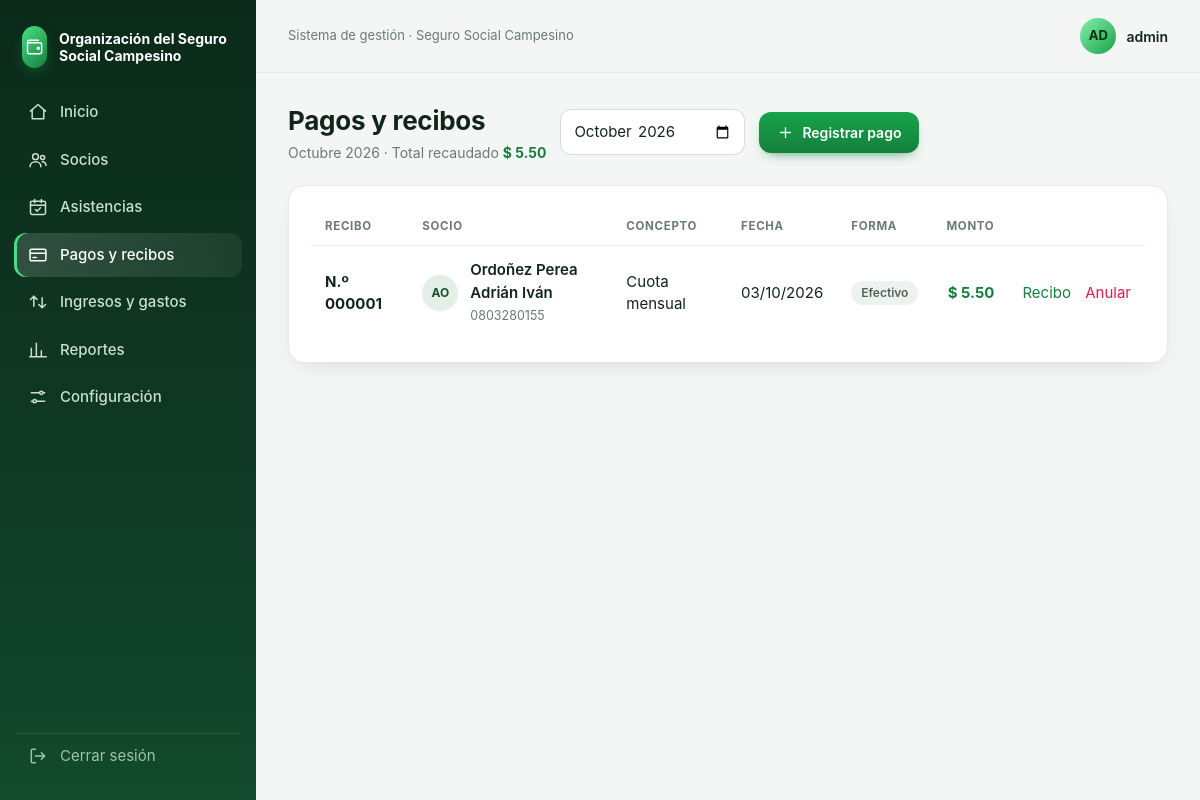
The page /pagos (signed in) on the database its author committed.
### tables this page shows
CREATE TABLE config (
  clave TEXT PRIMARY KEY,
  valor TEXT NOT NULL
);

CREATE TABLE pagos (
  id INTEGER PRIMARY KEY AUTOINCREMENT,
  socio_id INTEGER NOT NULL REFERENCES socios(id),
  mes TEXT NOT NULL,
  concepto TEXT NOT NULL,
  monto REAL NOT NULL,
  fecha TEXT NOT NULL,
  forma_pago TEXT NOT NULL DEFAULT 'efectivo',
  observacion TEXT,
  anulado INTEGER NOT NULL DEFAULT 0,
  registrado_por TEXT
);

CREATE TABLE socios (
  id INTEGER PRIMARY KEY AUTOINCREMENT,
  cedula TEXT UNIQUE NOT NULL,
  nombres TEXT NOT NULL,
  apellidos TEXT NOT NULL,
  telefono TEXT,
  comunidad TEXT,
  fecha_ingreso TEXT,
  estado TEXT NOT NULL DEFAULT 'activo'
);

### app.py (the view)
@app.route("/pagos")
@login_required
def pagos():
    mes = request.args.get("mes", mes_actual())
    lista = get_db().execute(
        """SELECT p.*, s.nombres, s.apellidos, s.cedula FROM pagos p
           JOIN socios s ON s.id = p.socio_id
           WHERE p.mes = ? ORDER BY p.id DESC""", (mes,)).fetchall()
    total = sum(p["monto"] for p in lista if not p["anulado"])
    return render_template("pagos.html", lista=lista, mes=mes, total=total)

### app.py (called while the page is built)
@app.template_filter("money")
def f_money(v):
    v = float(v or 0)
    return f"-$ {abs(v):,.2f}" if v < 0 else f"$ {v:,.2f}"

@app.template_filter("fdate")
def f_fdate(s):
    try:
        y, m, d = s.split("-")
        return f"{d}/{m}/{y}"
    except Exception:
        return s or ""

@app.template_filter("mes_largo")
def f_mes_largo(ym):
    try:
        return f"{MESES[int(ym[5:7]) - 1]} {ym[:4]}"
    except Exception:
        return ym

def get_db():
    if "db" not in g:
        g.db = sqlite3.connect(DB_PATH)
        g.db.row_factory = sqlite3.Row
        g.db.execute("PRAGMA foreign_keys = ON")
    return g.db

def cfg(clave):
    r = get_db().execute("SELECT valor FROM config WHERE clave = ?", (clave,)).fetchone()
    return r["valor"] if r else ""

@app.context_processor
def inyectar():
    return {"org": cfg("organizacion")}

def login_required(f):
    @wraps(f)
    def envoltura(*a, **kw):
        if "usuario" not in session:
            return redirect(url_for("login"))
        return f(*a, **kw)
    return envoltura

def mes_actual():
    return date.today().strftime("%Y-%m")

### templates/pagos.html (shortened to what this page needs)
{% extends "base.html" %}
{% block content %}
<div class="head">
  <div><h1>Pagos y recibos</h1><p>{{ mes|mes_largo }} · Total recaudado <b class="pos">{{ total|money }}</b></p></div>
  <form method="get" style="flex:none"><input type="month" name="mes" value="{{ mes }}" style="margin:0" onchange="this.form.submit()"></form>
  <a class="btn" href="{{ url_for('pago_nuevo') }}"><svg class="ic"><use href="#i-plus"/></svg>Registrar pago</a>
</div>
<div class="card"><div class="wrap"><table class="tbl">
  <thead><tr><th>Recibo</th><th>Socio</th><th>Concepto</th><th>Fecha</th><th>Forma</th><th class="r">Monto</th><th></th></tr></thead>
  <tbody>{% for p in lista %}
  <tr class="{{ 'anulado' if p.anulado }}">
    <td><b>N.º {{ '%06d'|format(p.id) }}</b></td>
    <td><div class="who"><span class="av">{{ (p.nombres[:1] ~ p.apellidos[:1])|upper }}</span><span><b>{{ p.apellidos }} {{ p.nombres }}</b><small>{{ p.cedula }}</small></span></div></td>
    <td>{{ p.concepto }}</td><td>{{ p.fecha|fdate }}</td><td><span class="badge gray">{{ p.forma_pago|capitalize }}</span></td>
    <td class="r pos">{{ p.monto|money }}</td>
    <td class="r"><a href="{{ url_for('recibo', pid=p.id) }}" target="_blank">Recibo</a>
      {% if not p.anulado %}
      <form method="post" action="{{ url_for('pago_anular', pid=p.id) }}" style="display:inline" onsubmit="return confirm('¿Anular este recibo?')">
        <button style="border:0;background:none;color:#e11d48;cursor:pointer;font:inherit;padding:0 0 0 10px">Anular</button></form>{% endif %}</td>
  </tr>
  {% else %}<tr><td colspan="7" class="vacio">No hay pagos en este mes.</td></tr>{% endfor %}</tbody>
</table></div></div>
{% endblock %}

### templates/base.html (shortened to what this page needs)
<!doctype html>
<html lang="es">
<head>
</head>
<body>
{% if session.usuario %}
{% set ep = request.endpoint %}
{% macro item(eps, url, icon, label) %}<a href="{{ url }}" class="{{ 'act' if request.endpoint in eps }}"><svg class="ic"><use href="#i-{{ icon }}"/></svg>{{ label }}</a>{% endmacro %}
<div class="app">
<aside class="side">
  <div class="brand"><div class="logo"><svg class="ic"><use href="#i-wallet"/></svg></div><span>{{ org }}</span></div>
  <nav>
    {{ item(['inicio'], url_for('inicio'), 'home', 'Inicio') }}
    {{ item(['socios','socio_form','socio_detalle'], url_for('socios'), 'users', 'Socios') }}
    {{ item(['reuniones','reunion'], url_for('reuniones'), 'cal', 'Asistencias') }}
    {{ item(['pagos','pago_nuevo','recibo'], url_for('pagos'), 'card', 'Pagos y recibos') }}
    {{ item(['finanzas'], url_for('finanzas'), 'flow', 'Ingresos y gastos') }}
    {{ item(['reportes'], url_for('reportes'), 'chart', 'Reportes') }}
    {{ item(['configuracion'], url_for('configuracion'), 'set', 'Configuración') }}
  </nav>
  <a class="salir" href="{{ url_for('logout') }}"><svg class="ic"><use href="#i-out"/></svg>Cerrar sesión</a>
</aside>
<div class="main">
  <div class="top">
    <div class="t">Sistema de gestión · Seguro Social Campesino</div>
    <div class="user"><div class="avatar">{{ session.usuario[:2]|upper }}</div>{{ session.usuario }}</div>
  </div>
  <div class="content">
    {% block content %}{% endblock %}
  </div>
</div>
</div>
{% else %}
{% for cat, m in get_flashed_messages(with_categories=true) %}<div class="msg {{ cat }}" style="position:fixed;top:14px;right:14px;z-index:50">{{ m }}</div>{% endfor %}
{% block login %}{% endblock %}
{% endif %}
</body>
</html>

### templates/base.html (style rules this page uses)
:root { --bg:#f3f6f4;--card:#fff;--ink:#12251a;--muted:#6b7a72;--line:#e5ebe7;--brand:#15803d;--brand2:#0f5f2e; --ing:#16a34a;--gas:#e11d48;--warn:#d97706;--r:16px;--sh:0 1px 2px #0b1f1405,0 8px 24px -12px #0b1f142e }
* { box-sizing:border-box }
body { margin:0;background:var(--bg);color:var(--ink);font:15px/1.5 Inter,"Segoe UI",system-ui,-apple-system,Roboto,sans-serif;-webkit-font-smoothing:antialiased }
a { color:var(--brand);text-decoration:none }
h1,h2,h3 { margin:0;letter-spacing:-.01em }
.ic { width:20px;height:20px;fill:none;stroke:currentColor;stroke-width:1.8;stroke-linecap:round;stroke-linejoin:round;flex:none }
.app { display:flex;min-height:100vh }
.side { width:256px;flex:none;background:linear-gradient(180deg,#0b2a1a,#0f3a25 60%,#124a2d);color:#c9e0d1;padding:22px 14px;position:sticky;top:0;height:100vh;display:flex;flex-direction:column;z-index:20 }
.brand { display:flex;gap:12px;align-items:center;padding:4px 8px 22px;color:#fff;font-weight:700;font-size:14px;line-height:1.25 }
.logo { width:42px;height:42px;border-radius:13px;background:linear-gradient(135deg,#4ade80,#15803d);display:grid;place-items:center;color:#fff;box-shadow:0 6px 16px -6px #22c55e99 }
.side nav { flex:1 }
.side nav a { display:flex;gap:12px;align-items:center;padding:11px 14px;border-radius:12px;color:#c9e0d1;font-weight:500;margin-bottom:3px;transition:.15s }
.side nav a.act { background:linear-gradient(90deg,#ffffff26,#ffffff10);color:#fff;box-shadow:inset 3px 0 0 #4ade80 }
.side .salir { display:flex;gap:12px;align-items:center;padding:11px 14px;color:#9fc4ad;border-top:1px solid #ffffff1a;margin-top:10px }
.main { flex:1;min-width:0 }
.top { display:flex;align-items:center;gap:14px;padding:18px 32px;position:sticky;top:0;background:#f3f6f4d9;backdrop-filter:blur(8px);z-index:10;border-bottom:1px solid var(--line) }
.top .t { font-size:13px;color:var(--muted);flex:1 }
.user { display:flex;gap:10px;align-items:center;font-weight:600;font-size:14px }
.avatar { width:36px;height:36px;border-radius:50%;background:linear-gradient(135deg,#86efac,#16a34a);color:#06310f;display:grid;place-items:center;font-weight:700;font-size:13px }
.content { padding:28px 32px 48px;max-width:1240px;overflow-x:hidden }
.head { display:flex;align-items:center;gap:14px;flex-wrap:wrap;margin-bottom:22px }
.head h1 { font-size:26px;flex:1;min-width:200px }
.head p { margin:2px 0 0;color:var(--muted);font-size:14px }
.card { background:var(--card);border:1px solid var(--line);border-radius:var(--r);box-shadow:var(--sh);padding:22px }
.btn { display:inline-flex;align-items:center;gap:8px;background:linear-gradient(180deg,#16a34a,#15803d);color:#fff;border:0;padding:10px 18px;border-radius:12px;font-family:inherit;font-weight:600;font-size:14px;cursor:pointer;box-shadow:0 6px 14px -8px #15803d;transition:.15s }
.btn .ic { width:17px;height:17px }
input,select,textarea { width:100%;padding:10px 12px;border:1px solid #d5ddd8;border-radius:11px;background:#fff;font:inherit;color:var(--ink);margin-bottom:14px;transition:.15s }
.tbl { width:100%;border-collapse:collapse }
.tbl th { font-size:11.5px;text-transform:uppercase;letter-spacing:.06em;color:var(--muted);text-align:left;padding:10px 14px;border-bottom:1px solid var(--line);white-space:nowrap }
.tbl td { padding:13px 14px;border-bottom:1px solid #eef2ef;vertical-align:middle }
.tbl tr:last-child td { border-bottom:0 }
.tbl .r { text-align:right;white-space:nowrap }
.wrap { overflow-x:auto }
.who { display:flex;gap:12px;align-items:center }
.who .av { width:36px;height:36px;border-radius:50%;background:#e4efe8;color:#14532d;display:grid;place-items:center;font-weight:700;font-size:12px;flex:none }
.who b { display:block;font-weight:600;color:var(--ink) }
.who small { color:var(--muted) }
.badge { display:inline-block;padding:3px 10px;border-radius:99px;font-size:12px;font-weight:600 }
.badge.gray { background:#eef2ef;color:#52625a }
.pos { color:#15803d;font-weight:700 }

### rows shown on the page
config: valor "Organización del Seguro Social Campesino"
pagos: usuario "admin", id "000001", apellidos "Ordoñez Perea", nombres "Adrián Iván", cedula "0803280155", concepto "Cuota mensual", fecha|fdate "03/10/2026", forma_pago "Efectivo", monto "$ 5.50"
socios: nombres+apellidos "AO"

### other values the page prints
{{ label }} "Inicio Socios Asistencias Pagos y recibos Ingresos y gastos Reportes Configuración"
{{ session.usuario[:2]|upper }} "AD"
{{ mes|mes_largo }} "Octubre 2026"
{{ total|money }} "$ 5.50"
